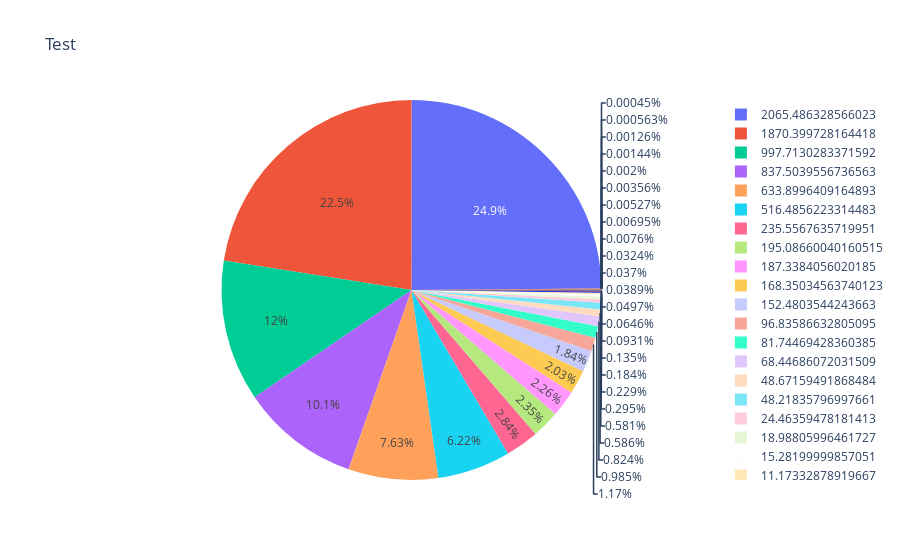

Notebook cell for this chart:
### Code cell
#fig = px.pie(dfCH4_2020_C, values='2020', names='2020', title='Test')
#fig.show()

### Figure 1 — Plotly figure (JSON) as saved in the notebook; plotly's stock layout.template omitted (floating-point values rounded to 4 significant figures)
{"data": [{"domain": {"x": [0, 1], "y": [0, 1]}, "hovertemplate": "2020=%{value}<extra></extra>", "labels": [235.6, 48.22, 15.28, 5.367, 3.069, 24.46, 0.03734, 187.3, 18.99, 168.4, 3.23, 2.688, 0.4372, 0.1049, 997.7, 837.5, 152.5, 7.729, 195.1, 4.125, 11.17, 96.84, 81.74, 0.6309, 0.5767, 633.9, 516.5, 48.67, 0.2956, 68.45, 1870.0, 2065.0, 0.1663, 0.04672, 0.1196], "legendgroup": "", "name": "", "showlegend": true, "type": "pie", "values": [235.6, 48.22, 15.28, 5.367, 3.069, 24.46, 0.03734, 187.3, 18.99, 168.4, 3.23, 2.688, 0.4372, 0.1049, 997.7, 837.5, 152.5, 7.729, 195.1, 4.125, 11.17, 96.84, 81.74, 0.6309, 0.5767, 633.9, 516.5, 48.67, 0.2956, 68.45, 1870.0, 2065.0, 0.1663, 0.04672, 0.1196]}], "layout": {"autosize": true, "legend": {"tracegroupgap": 0}, "title": {"text": "Test"}}}
